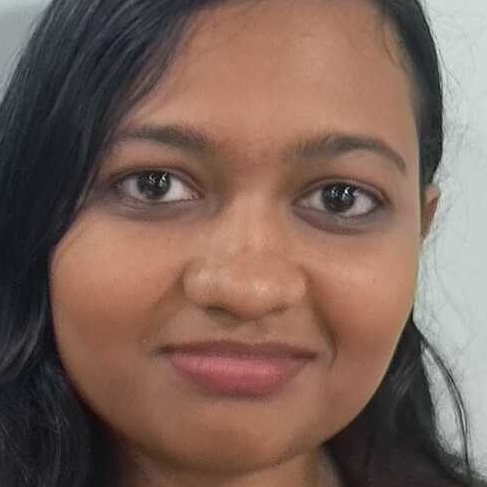
#> input picture Face Detection/images/khushi_0.jpg, 487 x 487 px; its folder holds 4 pictures in this run
$ python consolidated_data.py
#> lines starting #> are read from the running program, lines starting #| are printed output that depends on the picture
import cv2
import os
import pickle
import numpy as np

data_dir = os.path.join(os.getcwd(),'Clean_Data')
img_dir = os.path.join(os.getcwd(),'images')


image_data = []
labels = []

for i in os.listdir(img_dir):
    image = cv2.imread(os.path.join(img_dir,i))
#> image is the input picture: shape (487, 487, 3); mean B, G, R 88.7, 98.9, 124.3
    image = cv2.resize(image,(100,100))
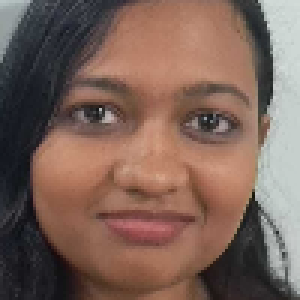
#> image: shape (100, 100, 3) (shown 3 times larger); mean B, G, R 88.6, 98.8, 124.2
    image = cv2.cvtColor(image,cv2.COLOR_BGR2GRAY)
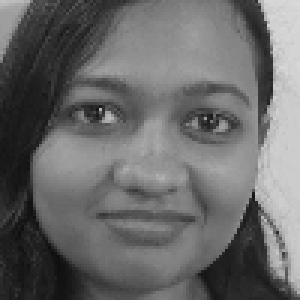
#> image: shape (100, 100) (shown 3 times larger); min 14, max 217, mean 105.3
    image_data.append(image)
    labels.append(str(i).split("_")[0])
#> pass 2 of the loop `for i in os.listdir(img_dir):`:
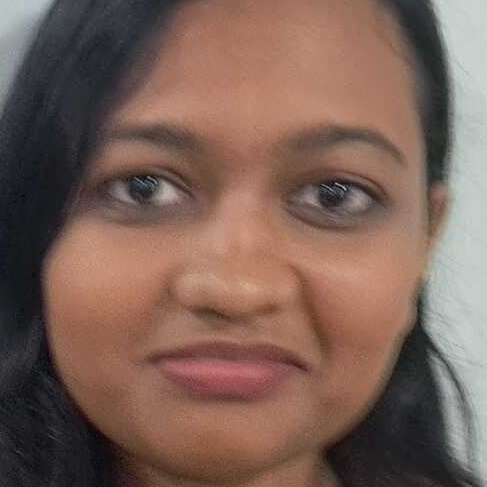
#> input picture Face Detection/images/khushi_1.jpg, 487 x 487 px
#> image is the input picture: shape (487, 487, 3); mean B, G, R 87, 97.3, 123.9
#> `image = cv2.cvtColor(image,cv2.COLOR_BGR2GRAY)`:
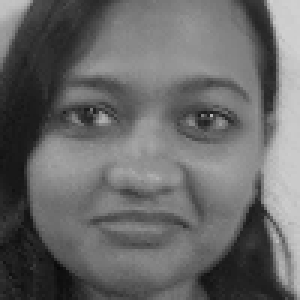
#> image: shape (100, 100) (shown 3 times larger); min 7, max 209, mean 104.1
#> pass 3 of the loop `for i in os.listdir(img_dir):`:
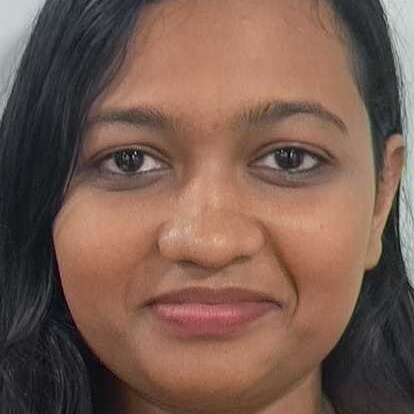
#> input picture Face Detection/images/khushi_10.jpg, 414 x 414 px
#> image is the input picture: shape (414, 414, 3); mean B, G, R 80.4, 92.4, 120.9
#> `image = cv2.resize(image,(100,100))`:
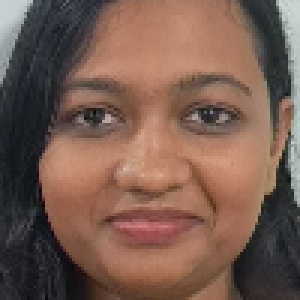
#> image: shape (100, 100, 3) (shown 3 times larger); mean B, G, R 80.2, 92.2, 120.7
#> `image = cv2.cvtColor(image,cv2.COLOR_BGR2GRAY)`:
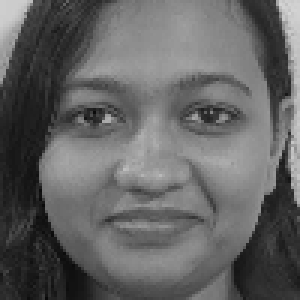
#> image: shape (100, 100) (shown 3 times larger); min 9, max 213, mean 99.4
#> the loop made 4 passes; the first 3 are shown

image_data = np.array(image_data)
labels = np.array(labels)


import matplotlib.pyplot as plt
#> (the run stopped early here; a loop or call above may not have finished)
